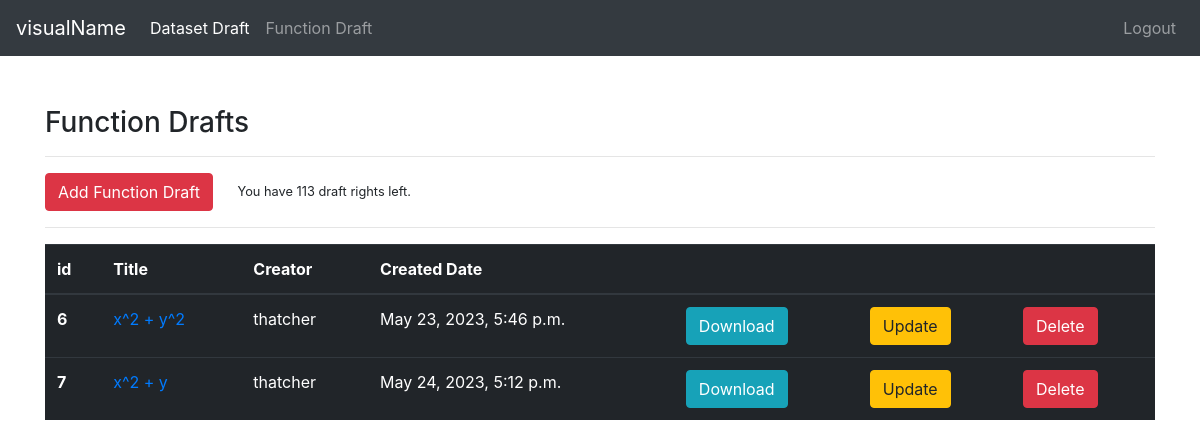
Page /drafts/funcDraft/ (signed in) on the committed database.
### drafts/models.py (models this page shows, shortened)
class DraftFunc(models.Model):
    creator = models.ForeignKey("auth.User", on_delete=models.CASCADE)
    created_date = models.DateTimeField(auto_now_add=True)
    title = models.CharField(max_length=50, default="title")
    title_fontsize = models.IntegerField(default=13)
    title_color = ColorField(default='#000000')
    equation = models.CharField(max_length=50, verbose_name='Equation in terms of x,y and z (function should be given in python math syntax, ex: x**2+y**2)')
    range_of_func = models.CharField(default="[(-10, 10), (-10, 10), (-10, 10)]",max_length=50, verbose_name="supply in the format of 3 tuples inside one list: [(x_min,x_max), (y_min,y_max), (z_min,z_max)]")
    color = ColorField(default='#000000')
    line_type_choices = [
        ('dashed','DASHED'),
        ('dotted', 'DOTTED'),
    ]
    line_type = models.CharField(choices=line_type_choices, max_length=50)

### drafts/views.py (the view)
# urls.py: path('funcDraft/', views.funcDraft, name="funcDraft"),
@login_required(login_url="user:login")
def funcDraft(request):
    profile = Profile.objects.filter(user=request.user).first()
    draft_right_left =  profile.draft_right_left
    funcDrafts = DraftFunc.objects.filter(creator = request.user)
    context = {
        "drafts":funcDrafts,
        "left":draft_right_left
    }
    if draft_right_left <=0:
        messages.warning(request, "Contact n.erenacar13@gmail.com in order to buy more draft rights.")
    return render(request, "func/funcDraft.html", context=context)

### templates/func/funcDraft.html
{% extends 'layout.html' %}
{% block body %}
<h3>Function Drafts</h3>
<hr>
<a class="btn btn-danger" href="{% url 'drafts:addFunc' %}">Add Function Draft</a>
<small style="margin-left: 20px">You have {{left}} draft rights left.</small>
<hr>
{% if drafts %}
<table class="table table-dark">
    <thead>
      <tr>
        <th scope="col">id</th>
        <th scope="col">Title</th>
        <th scope="col">Creator</th>
        <th scope="col">Created Date</th>
        <th scope="col"></th>
        <th scope="col"></th>
        <th scope="col"></th>
      </tr>
    </thead>
    <tbody>
        {% for draft in drafts %}
        <tr>
          <th scope="row">{{draft.id}}</th>
          <td><a href="{% url 'drafts:updateFuncDraft' draft.id %}">{{draft.title}}</a></td>
          <td>{{draft.creator}}</td>
          <td>{{draft.created_date}}</td>
          <td><a href="{% url 'drafts:downloadFuncDraft' draft.id %}" class="btn btn-info">Download</a></td>
          <td><a href="{% url 'drafts:updateFuncDraft' draft.id %}" class="btn btn-warning">Update</a></td>
          <td><a href="{% url 'drafts:deleteFuncDraft' draft.id %}" class="btn btn-danger">Delete</a></td>
        </tr>
        {% endfor %}
    </tbody>
  </table>
{% else %}
<div class="alert alert-danger">You dont have any drafts yet.</div>
{% endif %}
{% endblock body %}

### rows in the picture
DraftFunc: id "6", title "x^2 + y^2", creator "thatcher", created_date "May 23, 2023, 5:46 p.m."
DraftFunc: id "7", title "x^2 + y", creator "thatcher", created_date "May 24, 2023, 5:12 p.m."

### other values in the picture
{{ left }} "113"
